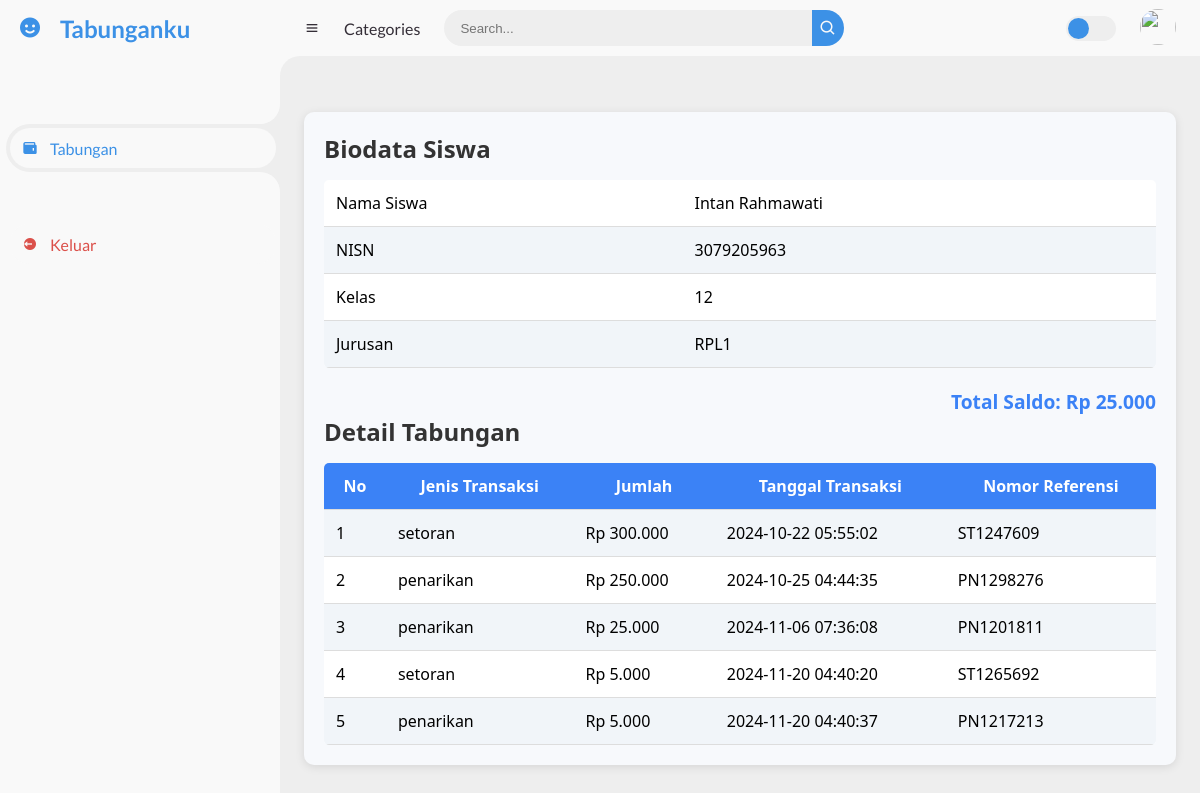
Screenshot of /admin.php?page=tabungans (signed in) with the database file from the repository.
### tables this page shows
CREATE TABLE `siswa` (
  `id_siswa` int(11) NOT NULL,
  `nama_siswa` varchar(250) NOT NULL,
  `kelas` varchar(10) NOT NULL,
  `nisn` varchar(20) DEFAULT NULL,
  `password` varchar(255) NOT NULL,
  `jurusan` varchar(50) DEFAULT NULL
);

CREATE TABLE `transaksi_tabungan` (
  `id_transaksi` int(20) NOT NULL,
  `id_siswa` int(20) NOT NULL,
  `jenis_transaksi` enum('setoran','penarikan') NOT NULL,
  `jumlah` decimal(10,2) NOT NULL,
  `tanggal_transaksi` timestamp NOT NULL DEFAULT current_timestamp() ON UPDATE current_timestamp(),
  `nomor_referensi` varchar(20) DEFAULT NULL
);

### tabungans.php (the view, shortened to what this page needs)
<?php
$id_siswa = $_SESSION['id_siswa'];
$query_biodata = "SELECT * FROM siswa WHERE id_siswa = '$id_siswa'";
$result_biodata = mysqli_query($koneksi, $query_biodata);
$biodata = mysqli_fetch_assoc($result_biodata);
$query_transaksi = "SELECT *, nomor_referensi FROM transaksi_tabungan WHERE id_siswa = '$id_siswa'";
$result_transaksi = mysqli_query($koneksi, $query_transaksi);
$query_saldo = "SELECT
    SUM(IF(jenis_transaksi = 'setoran', jumlah, 0)) -
    SUM(IF(jenis_transaksi = 'penarikan', jumlah, 0)) AS total_saldo
    FROM transaksi_tabungan WHERE id_siswa = '$id_siswa'";
$result_saldo = mysqli_query($koneksi, $query_saldo);
$saldo = mysqli_fetch_assoc($result_saldo);
?>
<!DOCTYPE html>
<html lang="en">
<head>
    <link rel="stylesheet" href="style.css">
</head>
<body>
<div id="detail-tabungan-container">
    <h2>Biodata Siswa</h2>
    <table>
        <tr>
            <td>Nama Siswa</td>
            <td><?php echo htmlspecialchars($biodata['nama_siswa']); ?></td>
        </tr>
        <tr>
            <td>NISN</td>
            <td><?php echo htmlspecialchars($biodata['nisn']); ?></td>
        </tr>
        <tr>
            <td>Kelas</td>
            <td><?php echo htmlspecialchars($biodata['kelas']); ?></td>
        </tr>
        <tr>
            <td>Jurusan</td>
            <td><?php echo htmlspecialchars($biodata['jurusan']); ?></td>
        </tr>
    </table>
    <h3 class="total-saldo">Total Saldo: Rp <?php echo number_format($saldo['total_saldo'], 0, ',', '.'); ?></h3>
    <h2>Detail Tabungan</h2>
    <table>
        <tr>
            <th>No</th>
            <th>Jenis Transaksi</th>
            <th>Jumlah</th>
            <th>Tanggal Transaksi</th>
            <th>Nomor Referensi</th>
        </tr>
        <?php
        $no = 1;
        while ($transaksi = mysqli_fetch_assoc($result_transaksi)) {
            echo "<tr>";
            echo "<td>" . $no++ . "</td>";
            echo "<td>" . htmlspecialchars($transaksi['jenis_transaksi']) . "</td>";
            echo "<td>Rp " . number_format($transaksi['jumlah'], 0, ',', '.') . "</td>";
            echo "<td>" . htmlspecialchars($transaksi['tanggal_transaksi']) . "</td>";
            echo "<td>" . htmlspecialchars($transaksi['nomor_referensi']) . "</td>";
            echo "</tr>";
        }
        ?>
    </table>
</div>
</body>
</html>

### assets/style.css (style rules this page uses)
* { margin: 0; padding: 0; box-sizing: border-box; }
:root { --poppins: 'Poppins', sans-serif; --lato: 'Lato', sans-serif; --light: #F9F9F9; --blue: #3C91E6; --light-blue: #CFE8FF; --grey: #eee; --dark-grey: #AAAAAA; --dark: #342E37; --red: #DB504A; --yellow: #FFCE26; --light-yellow: #FFF2C6; --orange: #FD7238; --light-orange: #FFE0D3; }
html { overflow-x: hidden; }
body { background: var(--grey); overflow-x: hidden; }

### tabungans.php (style rules this page uses)
#detail-tabungan-container { font-family: 'Segoe UI', Tahoma, Geneva, Verdana, sans-serif; background-color: #f7f9fc; padding: 20px; margin: 20px auto; max-width: 900px; border-radius: 10px; box-shadow: 0 2px 10px rgba(0, 0, 0, 0.1); }
#detail-tabungan-container h2, #detail-tabungan-container h3 { color: #333; }
#detail-tabungan-container table { width: 100%; border-collapse: collapse; margin-top: 15px; background-color: #fff; border-radius: 5px; overflow: hidden; }
#detail-tabungan-container th, #detail-tabungan-container td { padding: 12px; border-bottom: 1px solid #ddd; text-align: left; }
#detail-tabungan-container th { background-color: #3b82f6; color: white; text-align: center; }
#detail-tabungan-container tr:nth-child(even) { background-color: #f1f5f9; }
#detail-tabungan-container .total-saldo { font-size: 1.2em; color: #3b82f6; text-align: right; margin-top: 20px; }

### rows the page displays
siswa: nama_siswa "Intan Rahmawati", nisn "3079205963", kelas "12", jurusan "RPL1"
transaksi_tabungan: jenis_transaksi "setoran", jumlah "300.000", tanggal_transaksi "2024-10-22 05:55:02", nomor_referensi "ST1247609"
transaksi_tabungan: jenis_transaksi "penarikan", jumlah "250.000", tanggal_transaksi "2024-10-25 04:44:35", nomor_referensi "PN1298276"
transaksi_tabungan: jenis_transaksi "penarikan", jumlah "25.000", tanggal_transaksi "2024-11-06 07:36:08", nomor_referensi "PN1201811"
transaksi_tabungan: jenis_transaksi "setoran", jumlah "5.000", tanggal_transaksi "2024-11-20 04:40:20", nomor_referensi "ST1265692"
transaksi_tabungan: jenis_transaksi "penarikan", jumlah "5.000", tanggal_transaksi "2024-11-20 04:40:37", nomor_referensi "PN1217213"

### other values shown
$saldo['total_saldo'] "25.000"
